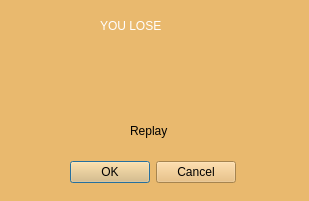
<?xml version="1.0" encoding="UTF-8"?>
<ui version="4.0">
 <class>perdu</class>
 <widget class="QDialog" name="perdu">
  <property name="geometry">
   <rect>
    <x>0</x>
    <y>0</y>
    <width>309</width>
    <height>201</height>
   </rect>
  </property>
  <property name="windowTitle">
   <string>Dialog</string>
  </property>
  <property name="styleSheet">
   <string notr="true">background-color: rgb(233, 185, 110);</string>
  </property>
  <widget class="QLabel" name="label">
   <property name="geometry">
    <rect>
     <x>100</x>
     <y>10</y>
     <width>121</width>
     <height>31</height>
    </rect>
   </property>
   <property name="styleSheet">
    <string notr="true">font: 75 22pt &quot;Ubuntu Mono&quot;;
color: rgb(255, 255, 255);</string>
   </property>
   <property name="text">
    <string>YOU LOSE </string>
   </property>
  </widget>
  <widget class="QLabel" name="label_2">
   <property name="geometry">
    <rect>
     <x>120</x>
     <y>50</y>
     <width>91</width>
     <height>61</height>
    </rect>
   </property>
   <property name="text">
    <string/>
   </property>
   <property name="pixmap">
    <pixmap>upsed.jpg</pixmap>
   </property>
   <property name="scaledContents">
    <bool>true</bool>
   </property>
  </widget>
  <widget class="QDialogButtonBox" name="buttonBox">
   <property name="geometry">
    <rect>
     <x>70</x>
     <y>160</y>
     <width>166</width>
     <height>25</height>
    </rect>
   </property>
   <property name="standardButtons">
    <set>QDialogButtonBox::Cancel|QDialogButtonBox::Ok</set>
   </property>
  </widget>
  <widget class="QLabel" name="label_3">
   <property name="geometry">
    <rect>
     <x>130</x>
     <y>120</y>
     <width>81</width>
     <height>21</height>
    </rect>
   </property>
   <property name="styleSheet">
    <string notr="true">font: 75 17pt &quot;Ubuntu Condensed&quot;;</string>
   </property>
   <property name="text">
    <string>Replay</string>
   </property>
  </widget>
 </widget>
 <resources/>
 <connections/>
</ui>
